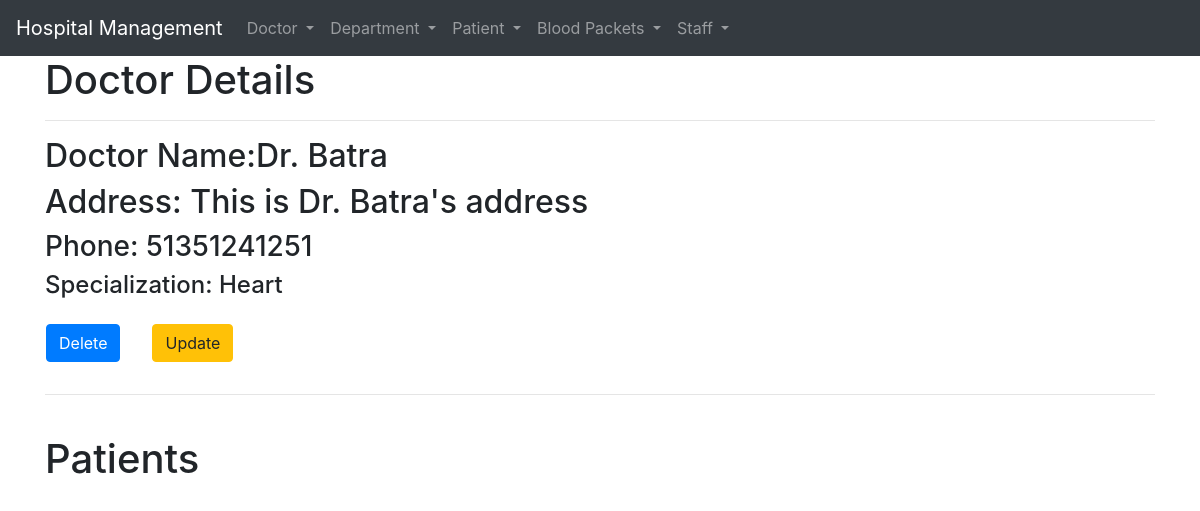
Screenshot of /8/detail-doctor/ with the database file from the repository.
### BloodManagement/models.py (models this page shows, shortened)
class Doctor(models.Model):
    name = models.CharField(max_length=20)
    address = models.TextField(max_length=50)
    phone = models.BigIntegerField(validators=[MaxValueValidator(9999999999)])
    specialization = models.CharField(max_length=20)

### BloodManagement/views.py (the view)
# urls.py: path('<int:pk>/detail-doctor/',views.doctor_detail,name='doctor-detail'),
def doctor_detail(request,pk):
    doctor = get_object_or_404(Doctor,pk=pk)
    return render(request,'doctor_detail.html',context={'doctor':doctor})

### BloodManagement/templates/doctor_detail.html (shortened to what this page needs)
{% extends 'base.html' %}
{% block content %}
<h1>Doctor Details</h1>
<hr>
    <h2>Doctor Name:{{doctor.name}}</h2>
    <h2>Address: {{doctor.address}}</h2>
    <h3>Phone: {{doctor.phone}}</h3>
    <h4>Specialization: {{doctor.specialization}}</h4>
    <div class='row'>
    <form action="{% url 'bloodmanagement:doctor-delete' pk=doctor.pk %}" method="post">
        <input class="btn btn-primary m-3" type="submit" value="Delete">
    </form>
    <a href="{% url 'bloodmanagement:doctor-update' pk=doctor.pk %}"><input type="submit" class="btn btn-warning m-3" value="Update"></a>
    </div>
    <hr>
    <br>
    <h1>Patients</h1>
{% endblock content %}

### rows the page displays
Doctor: name "Dr. Batra", address "This is Dr. Batra's address", phone "51351241251", specialization "Heart"
